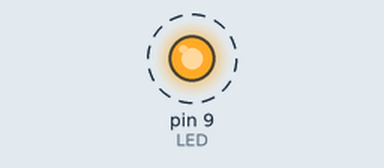
Bench run of a sketch on a simulated Arduino Uno, built with avr-gcc and run on an emulated ATmega328P. On the bench: output pins drawn as LEDs (lit = HIGH). Dashed ring = blinking.

Above: at 0.05 s.
Timing chart, 0 to 3.0 s (numbered marks = the images above):
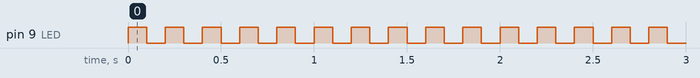

Measured:
- by itself, pin 9 (LED): alternates HIGH for 0.10 s and LOW for 0.10 s

The sketch:

E1.ino
```cpp
#define LED 9

void setup()
{
    // Definir el pin, salida digital
    pinMode(LED, OUTPUT);
}

void loop()
{
    // 1. Encender el LED
    digitalWrite(LED, HIGH);
    // 2. Esperar 100 milisegundos
    delay(100);
    // 3. Apagar el LED
    digitalWrite(LED, LOW);
    // 4. Esperar 100 milisegundos
    delay(100);
}
```
